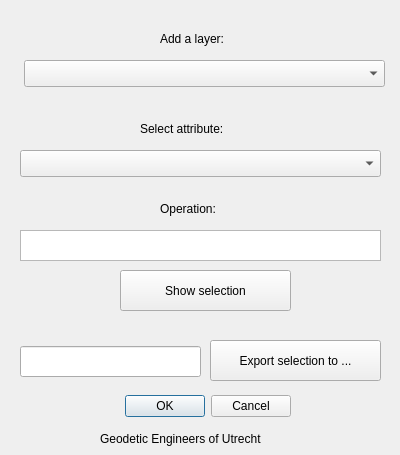
<?xml version="1.0" encoding="UTF-8"?>
<ui version="4.0">
 <class>CBSmapperDialogBase</class>
 <widget class="QDialog" name="CBSmapperDialogBase">
  <property name="geometry">
   <rect>
    <x>0</x>
    <y>0</y>
    <width>400</width>
    <height>455</height>
   </rect>
  </property>
  <property name="windowTitle">
   <string>CBS Mapper</string>
  </property>
  <widget class="QDialogButtonBox" name="button_box">
   <property name="geometry">
    <rect>
     <x>110</x>
     <y>390</y>
     <width>181</width>
     <height>32</height>
    </rect>
   </property>
   <property name="orientation">
    <enum>Qt::Horizontal</enum>
   </property>
   <property name="standardButtons">
    <set>QDialogButtonBox::Cancel|QDialogButtonBox::Ok</set>
   </property>
  </widget>
  <widget class="QLabel" name="label">
   <property name="geometry">
    <rect>
     <x>160</x>
     <y>30</y>
     <width>81</width>
     <height>17</height>
    </rect>
   </property>
   <property name="text">
    <string>Add a layer:</string>
   </property>
  </widget>
  <widget class="QLabel" name="label_2">
   <property name="geometry">
    <rect>
     <x>100</x>
     <y>430</y>
     <width>211</width>
     <height>17</height>
    </rect>
   </property>
   <property name="text">
    <string>Geodetic Engineers of Utrecht</string>
   </property>
  </widget>
  <widget class="QComboBox" name="comboBox_addLayer">
   <property name="geometry">
    <rect>
     <x>24</x>
     <y>60</y>
     <width>361</width>
     <height>27</height>
    </rect>
   </property>
  </widget>
  <widget class="QLabel" name="label_3">
   <property name="geometry">
    <rect>
     <x>140</x>
     <y>120</y>
     <width>111</width>
     <height>17</height>
    </rect>
   </property>
   <property name="text">
    <string>Select attribute:</string>
   </property>
  </widget>
  <widget class="QComboBox" name="comboBox_selectAtt">
   <property name="geometry">
    <rect>
     <x>20</x>
     <y>150</y>
     <width>361</width>
     <height>27</height>
    </rect>
   </property>
  </widget>
  <widget class="QLabel" name="label_4">
   <property name="geometry">
    <rect>
     <x>160</x>
     <y>200</y>
     <width>81</width>
     <height>17</height>
    </rect>
   </property>
   <property name="text">
    <string>Operation:</string>
   </property>
  </widget>
  <widget class="QTextEdit" name="textEdit">
   <property name="geometry">
    <rect>
     <x>20</x>
     <y>230</y>
     <width>361</width>
     <height>31</height>
    </rect>
   </property>
  </widget>
  <widget class="QPushButton" name="pushButton_showSelect">
   <property name="geometry">
    <rect>
     <x>120</x>
     <y>270</y>
     <width>171</width>
     <height>41</height>
    </rect>
   </property>
   <property name="text">
    <string>Show selection</string>
   </property>
  </widget>
  <widget class="QPushButton" name="pushButton_exportSelect">
   <property name="geometry">
    <rect>
     <x>210</x>
     <y>340</y>
     <width>171</width>
     <height>41</height>
    </rect>
   </property>
   <property name="text">
    <string>Export selection to ...</string>
   </property>
  </widget>
  <widget class="QLineEdit" name="lineEdit">
   <property name="geometry">
    <rect>
     <x>20</x>
     <y>346</y>
     <width>181</width>
     <height>31</height>
    </rect>
   </property>
  </widget>
 </widget>
 <resources/>
 <connections>
  <connection>
   <sender>button_box</sender>
   <signal>accepted()</signal>
   <receiver>CBSmapperDialogBase</receiver>
   <slot>accept()</slot>
   <hints>
    <hint type="sourcelabel">
     <x>20</x>
     <y>20</y>
    </hint>
    <hint type="destinationlabel">
     <x>20</x>
     <y>20</y>
    </hint>
   </hints>
  </connection>
  <connection>
   <sender>button_box</sender>
   <signal>rejected()</signal>
   <receiver>CBSmapperDialogBase</receiver>
   <slot>reject()</slot>
   <hints>
    <hint type="sourcelabel">
     <x>20</x>
     <y>20</y>
    </hint>
    <hint type="destinationlabel">
     <x>20</x>
     <y>20</y>
    </hint>
   </hints>
  </connection>
 </connections>
</ui>
